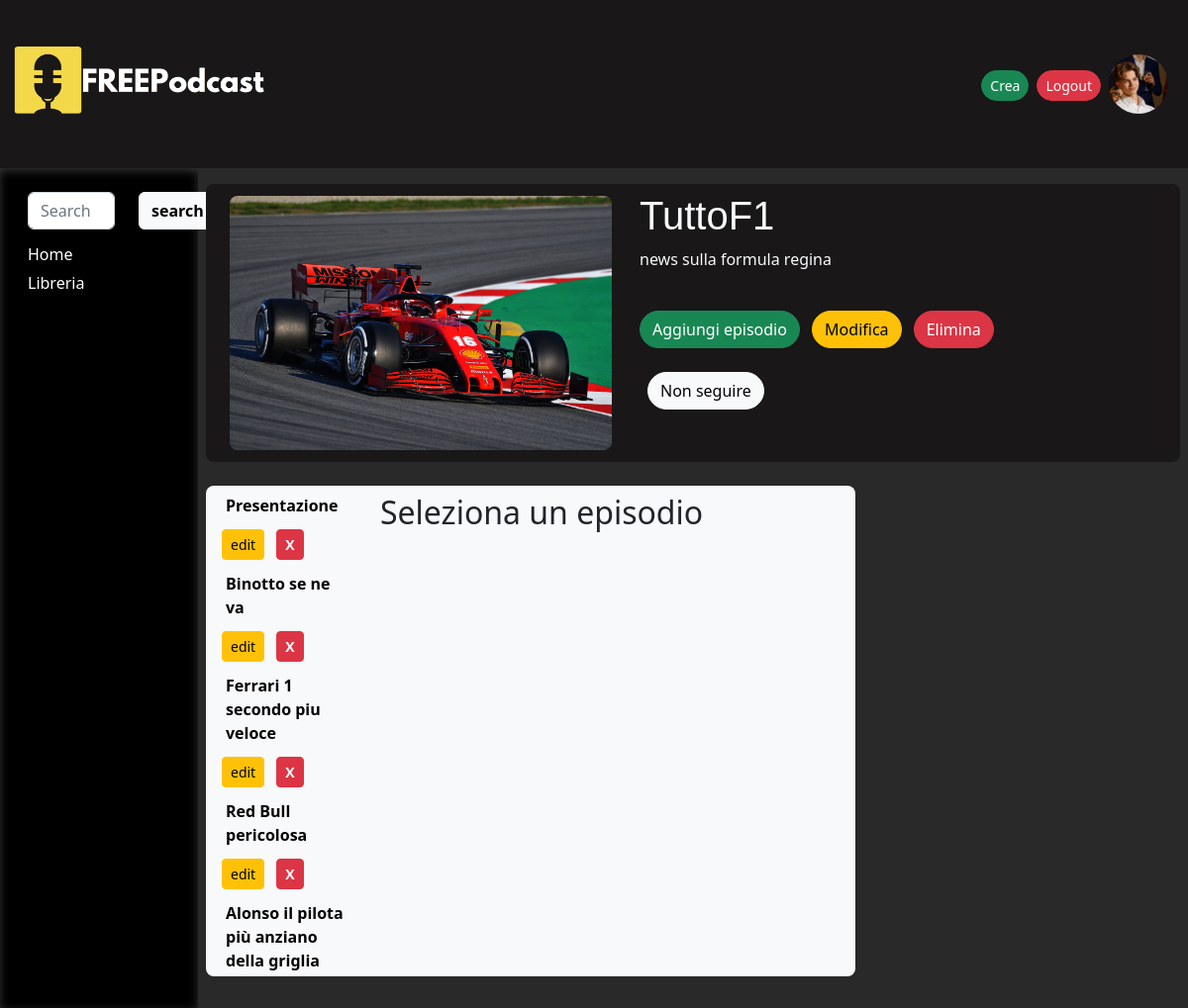
Screenshot of /Serie/2 (signed in) with the database file from the repository.
### tables this page shows
CREATE TABLE "users" (
	"id"	TEXT NOT NULL,
	"username"	TEXT NOT NULL UNIQUE,
	"password"	TEXT NOT NULL,
	"is_creator"	INTEGER NOT NULL,
	"userimg"	TEXT NOT NULL,
	PRIMARY KEY("id")
);

CREATE TABLE "series" (
	"id"	INTEGER NOT NULL,
	"title"	TEXT NOT NULL UNIQUE,
	"description"	TEXT NOT NULL,
	"category"	TEXT NOT NULL,
	"serie_img"	TEXT NOT NULL,
	"creator_id"	TEXT NOT NULL,
	PRIMARY KEY("id")
);

CREATE TABLE "episodes" (
	"id"	INTEGER NOT NULL,
	"title"	TEXT NOT NULL,
	"description"	TEXT NOT NULL,
	"date"	TEXT NOT NULL,
	"audiofile"	TEXT NOT NULL UNIQUE,
	"sid"	INTEGER NOT NULL,
	PRIMARY KEY("id"),
	FOREIGN KEY("sid") REFERENCES "series"("id") ON DELETE CASCADE
);

### app.py (the view, shortened to what this page needs)
@app.route('/Serie/<int:id>', methods=['GET', 'POST'])
def showserie(id):
    episode_id = request.args.get('episode_id')
    serie = dao.get_serie(id)
    episodes = dao.get_episodes(id)
    current_date = date.today()
    if current_user.is_authenticated:   #se utente auth. ma non seleziona episodio
        user_id = current_user.id
        followed = dao.check_follow(user_id, id)
        if episode_id:                   #se utente auth. e seleziona episodio
            if request.method == 'POST':       #aggiunta commento solo se autenticato e selezionato episodio (verifica front e back end)
                newcomment = request.form.to_dict()
                dao.add_comment(user_id, newcomment, episode_id, current_date)
                return redirect(url_for('showserie', id=id, episode_id=episode_id))
            else:
                current_episode = dao.get_episode(episode_id)
                comments = dao.get_comments(episode_id)
                return render_template('serie.html', serie=serie, episodes=episodes, current_episode=current_episode, comments=comments, followed=followed)
        else:
            return render_template('serie.html', serie=serie, episodes=episodes, followed=followed)

### app.py (called while the page is built)
@login_manager.user_loader
def load_user(user_id):
    db_user = dao.get_userbyid(user_id)
    user = User(id=db_user['id'], username=db_user['username'], password=db_user['password'], is_creator=db_user['is_creator'], userimg=db_user['userimg'])
    return user

### dao.py (called while the page is built)
def get_userbyid(id):
    conn = sqlite3.connect('db/database.db')
    conn.row_factory = sqlite3.Row
    cursor = conn.cursor()
    sql = 'SELECT * FROM users where id = ?'
    cursor.execute(sql, (id,))
    user = cursor.fetchone()
    cursor.close()
    conn.close()
    return user

def get_serie(id):
  conn = sqlite3.connect('db/database.db')
  conn.row_factory = sqlite3.Row
  cursor = conn.cursor()
  sql = 'SELECT * FROM series WHERE id = ?'
  cursor.execute(sql, (id,))
  serie = cursor.fetchone()
  cursor.close()
  conn.close()
  return serie

def get_episodes(id):
  conn = sqlite3.connect('db/database.db')
  conn.row_factory = sqlite3.Row
  cursor = conn.cursor()
  sql = 'SELECT * FROM episodes WHERE episodes.sid = ? ORDER BY date'
  cursor.execute(sql, (id,))
  episodes = cursor.fetchall()
  cursor.close()
  conn.close()
  return episodes

def check_follow(user, id):
    conn = sqlite3.connect('db/database.db')
    conn.row_factory = sqlite3.Row
    cursor = conn.cursor()
    success = False
    sql = 'SELECT user_id FROM users_follows WHERE sid = ?'
    cursor.execute(sql, (id, ))
    db_list = [p[0] for p in cursor]
    if user in db_list:
      success = True
    cursor.close()
    conn.close()
    return success

### templates/serie.html (shortened to what this page needs)
{% extends "base.html" %}
{% block search %}
<li class="nav-item resize">
    <div class="container nav-link">
      <div class="row">
        <div class="col-8">
          <input class="form-control mb-2" id="searchbar" type="text" placeholder="Search" aria-label="Search">
        </div>
        <div class="col-4">
          <button type="button" class="btn btn-md btn-light fw-bold" id="textsearch">
            search
          </button>
        </div>
      </div>
    </div>
</li>
{% endblock %}
{% block serie %}
<div class="col-12">
    <div class="row mt-2 rounded-3 bg-gray">
        <div class="col-5 m-1">
            <img class="rounded-3 w-100 m-2" src="{{url_for('static', filename=serie.serie_img)}}" alt="...">
    </div>
        <div class="col-6 m-2 text-light rounded-3">
            <h1 class="customfont">{{serie.title|e}}</h1>
            <p>{{serie.description|e}}</p>
            {% if current_user.is_authenticated %}
            {% if current_user.id == serie.creator_id %}
          <a href="{{url_for('new_episode', id=serie.id)}}">
            <button type="button" class="btn btn-success btn-md rounded-pill mt-4">
                Aggiungi episodio
            </button>
          </a>
            <button type="button" class="btn btn-warning btn-md rounded-pill ms-2 mt-4" data-bs-toggle="modal" data-bs-target="#identifyModal0">
                Modifica
            </button>
            <button type="button" class="btn btn-danger btn-md rounded-pill ms-2 mt-4" data-bs-toggle="modal" data-bs-target="#identifyModal1">
                Elimina
            </button>
          {% endif %}
          {% if followed %}
          <a href="{{url_for('unfollow', id=serie.id)}}">
           <button type="button" class="btn btn-light btn-md rounded-pill ms-2 mt-4">
            Non seguire
           </button>
          </a>
          {% else %}
          <a href="{{url_for('follow', id=serie.id)}}">
           <button type="button" class="btn btn-dark btn-md rounded-pill border ms-2 mt-4">
            Segui
           </button>
          </a>
          {% endif %}
          {% endif %}
        </div>
    </div>
        <div class="row mt-4">
            <div class="col-8 rounded-3 bg-dwhite">
              <div class="row">
                <div class="col-3">
                 <div class="scrollablediv">
                {% for episode in episodes %}
              <span class="searchtarget">
               <div class="d-inline">
                <a  href="{{url_for('showserie', id=serie.id, episode_id=episode.id)}}">
                    <p class="m-2 fw-bold">{{episode.title|e}}</p>
                </a>
                </div>
                {% if current_user.id == serie.creator_id %}
                <div class="d-inline">
                    <button type="button" class="btn btn-warning btn-sm m-1" data-bs-toggle="modal" data-bs-target="#episodeModal{{episode.id}}">
                        edit
                    </button>
                </div>
                <div class="d-inline">
                    <a href="{{url_for('deleteepisode', id=serie.id, eid=episode.id)}}">
                        <button type="button" class="btn btn-danger btn-sm m-1 fw-bold">
                            X
                        </button>
                    </a>
                </div>
                {% endif %}
              </span>
                {% endfor %}
                 </div>
                </div>
                <div class="col-9">
                {% if current_episode %}
                <h2 class="customfont mt-2">{{current_episode.title|e}}</h2>
                <p class="mt-4">{{current_episode.description|e}}</p>
                {% else %}
                <h2 class="mt-2">Seleziona un episodio</h2>
                {% endif %}
                </div>
              </div>
            </div>
            <div class="col-4">
            </div>
        </div>
</div>
{% endblock %}

### templates/base.html (shortened to what this page needs)
<!DOCTYPE html>
    <html lang="it">
        <head>
            <link href="https://cdn.jsdelivr.net/npm/bootstrap@5.2.2/dist/css/bootstrap.min.css" rel="stylesheet">
            <link rel=stylesheet type="text/css" href="{{url_for('static', filename='style.css')}}">
        </head>
        <body>
            <header>
                <nav class="navbar navbar-dark navbar-expand-lg bg-body-tertiary bg-gray">
                    <div class="container-fluid">
                      <a class="navbar-brand" href="{{url_for('index')}}">
                        <img src="{{url_for('static', filename='FREEPodcastCOMPLETE.png')}}" alt="FREEPodcast" width="256" height="144">
                      </a>
                      <div class="collapse navbar-collapse" id="navbarSupportedContent">
                        <ul class="navbar-nav ms-auto">
                            {% if current_user.is_authenticated %}
                            {% if current_user.is_creator %}
                            <li class="nav-item">
                              <a href="{{url_for('new_serie')}}">
                                <button type="button" class="btn btn-success btn-sm rounded-pill ms-2 mt-4">
                                      Crea
                                </button>
                              </a>
                            </li>
                            {% endif %}
                            <li class="nav-item">
                              <a href="{{url_for('logout')}}">
                                <button type="button" class="btn btn-danger btn-sm rounded-pill ms-2 mt-4">
                                    Logout
                                </button>
                              </a>
                            </li>
                            <li class="nav-item m-2">
                                <span>
                                <div>
                                  <a href="{{url_for('showprofile')}}">
                                    <img class="usrimg rounded-circle" src="{{url_for('static', filename=current_user.userimg)}}"
                                alt="userimg" width="60" height="60">
                                    </a>
                                </div>
                                </span>
                            </li>
                            {% endif %}
                        </ul>
                      </div>
                    </div>
                  </nav>
            </header>
            <div class="container-fluid">
                <div class="row">
                    <aside class="col-lg-2">
                        <ul class="navbar-dark ms-auto mt-2">
                            {% block search %}{% endblock %}
                            <li class="nav-item">
                                <a class="nav-link {% block home_active %}{% endblock %}" href="{{url_for('index')}}">Home</a>
                            </li>
                            {% if current_user.is_authenticated %}
                            <li class="nav-item ">
                                <a class="nav-link {% block profile_active %}{% endblock %}" href="{{url_for('showprofile')}}">Libreria</a>
                            </li>
                            {% endif %}
                        </ul>
                    </aside>
                    <main class="col-lg-10">
                    <div class="row p-2">
                        {% block serie %}{% endblock %}
                    </div>
                  </div>
            </div>
        </body>
    </html>

### static/style.css (style rules this page uses)
.bg-gray { background-color: #191718; }
.customfont { font-family:Impact, Haettenschweiler, 'Arial Narrow Bold', sans-serif; font-weight:400; }
body { background-color: #292929; }
aside { color: #ffffff; font-family: 'Segoe UI', Tahoma, Geneva, Verdana, sans-serif; background-color: #000000; box-shadow: 0px 3px 10px 0px rgba(255, 255, 255, 0.2) inset; }
aside li { padding-bottom: 5px; color: #ffffff; }
aside>ul { list-style-type: none; padding: 1rem 1rem; }
.scrollablediv { overflow-y: scroll; height: 31rem; width: auto; background-color: #f8f9fa; }
.bg-dwhite { background-color: #f8f9fa; }
a { text-decoration: none; color: #000; }

### rows the page displays
users: userimg (picture)
series: serie_img (picture), title "TuttoF1", description "news sulla formula regina"
episodes: title "Presentazione"
episodes: title "Binotto se ne va"
episodes: title "Ferrari 1 secondo piu veloce"
episodes: title "Red Bull pericolosa"
episodes: title "Alonso il pilota più anziano della griglia"
